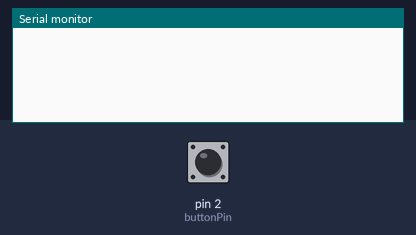
A sketch run on a simulated Arduino Uno, built with avr-gcc and run on an emulated ATmega328P. On the bench: the last lines printed to the serial monitor. Inputs (shaded band) come from the test bench; at power-on: pin 2 (buttonPin) HIGH.

Above: at 1.2 s.
1.3 s: pin 2 (buttonPin) pulled LOW for 0.15 s
At 2.3 s:
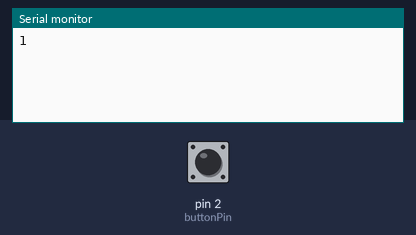
2.9 s: pin 2 (buttonPin) pulled LOW for 1 s
At 3.5 s:
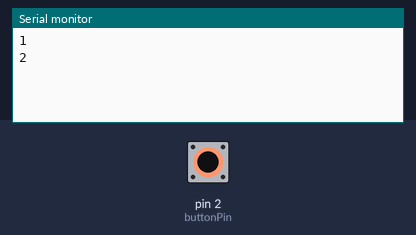
5.4 s: pin 2 (buttonPin) pulled LOW for 0.15 s
At 6.6 s:
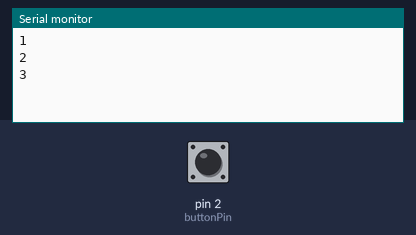
7.0 s: pin 2 (buttonPin) pulsed LOW 2 times (0.12 s each, 0.3 s apart)
At 8.7 s:
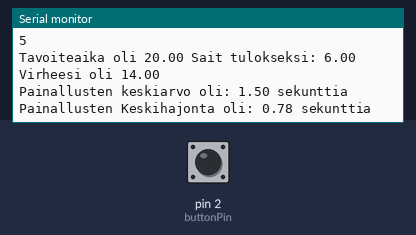
Timing chart, 0 to 10.1 s (numbered marks = the images above; inputs shaded):
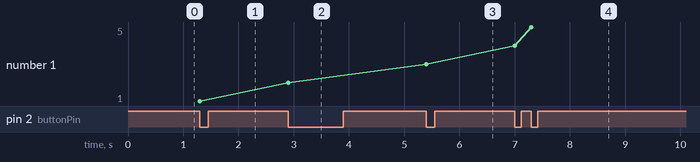

The sketch:

Tehtava1.ino
```cpp
const int buttonPin = 2;
volatile int painonapinLaskuri = 1;
volatile unsigned long  aikaleima[5];
float intervalli[4];
float aikaSumma;
float summa;
float keskiarvo;
float varianssi;
float keskiHajonta;
float virhe;
float tavoiteaika = 20.0;

void setup() {
  Serial.begin(9600);
  pinMode(buttonPin, INPUT);
  attachInterrupt(digitalPinToInterrupt(buttonPin), keskeytysISR, FALLING);
}

void keskeytysISR(){

  Serial.println(painonapinLaskuri);

  aikaleima[painonapinLaskuri-1] = millis();
  painonapinLaskuri++;
}
//tarkistetaan
void loop() {


  if(painonapinLaskuri == 6){
    tulosta();
  }
}

//tulostetaan ja lasketaan kaikki arvot
void tulosta(){
  varianssi = 0;// siirsin tähän eli ennen for-silmukkaa
  keskiarvo = (aikaleima[4] - aikaleima[0])/1000.0/4.0; //samoin keskiarvo lasketaan helpoiten näin ennen for-silmukkaa

  for(int i = 0; i < 4; i ++){
    intervalli[i] = ((aikaleima[i+1])-(aikaleima[i]))/1000.0;
    //Serial.println(intervalli[i]); //tulostus testausta ja tarkistusta varten
    varianssi += (intervalli[i] - keskiarvo) * (intervalli[i] - keskiarvo);  //tämä osa varianssin laskentaa for-silmukan sisällä
  }

  varianssi /= 4.0;  // jaetaan n-1  // ja tämä osa laskentaa for-silmukan ulkopuolella
  keskiHajonta = sqrt(varianssi);  // lasketaan keskihajonta ottamalla neliöjuuri varianssista

//Tulostetaan kaikki laskelmat
  Serial.print("Tavoiteaika oli ");
  Serial.print(tavoiteaika);
  Serial.print(" Sait tulokseksi: ");
  Serial.println((aikaleima[4]/1000.0 - aikaleima[0]/1000.0));
  Serial.print("Virheesi oli ");
  Serial.println(tavoiteaika - ((aikaleima[4]/1000.0 - aikaleima[0]/1000.0)));
  Serial.print("Painallusten keskiarvo oli: " );
  Serial.print(keskiarvo);
  Serial.println(" sekunttia");
  Serial.print("Painallusten Keskihajonta oli: ");
  Serial.print(keskiHajonta);
  Serial.println(" sekunttia");

  painonapinLaskuri = 1;
  }
```

Measured:
- after the input at 1.3 s, the serial monitor: prints a new line at once (image 1)
- after the input at 2.9 s, the serial monitor: prints a new line at once (image 2)
- after the input at 5.4 s, the serial monitor: prints a new line at once (image 3)
- after the input at 7.0 s, the serial monitor: prints a new line at once (image 4)
- plotted number 1: 1 → 2 after the input at 2.9 s, 2 → 3 after the input at 5.4 s, 3 → 5 after the input at 7.0 s
